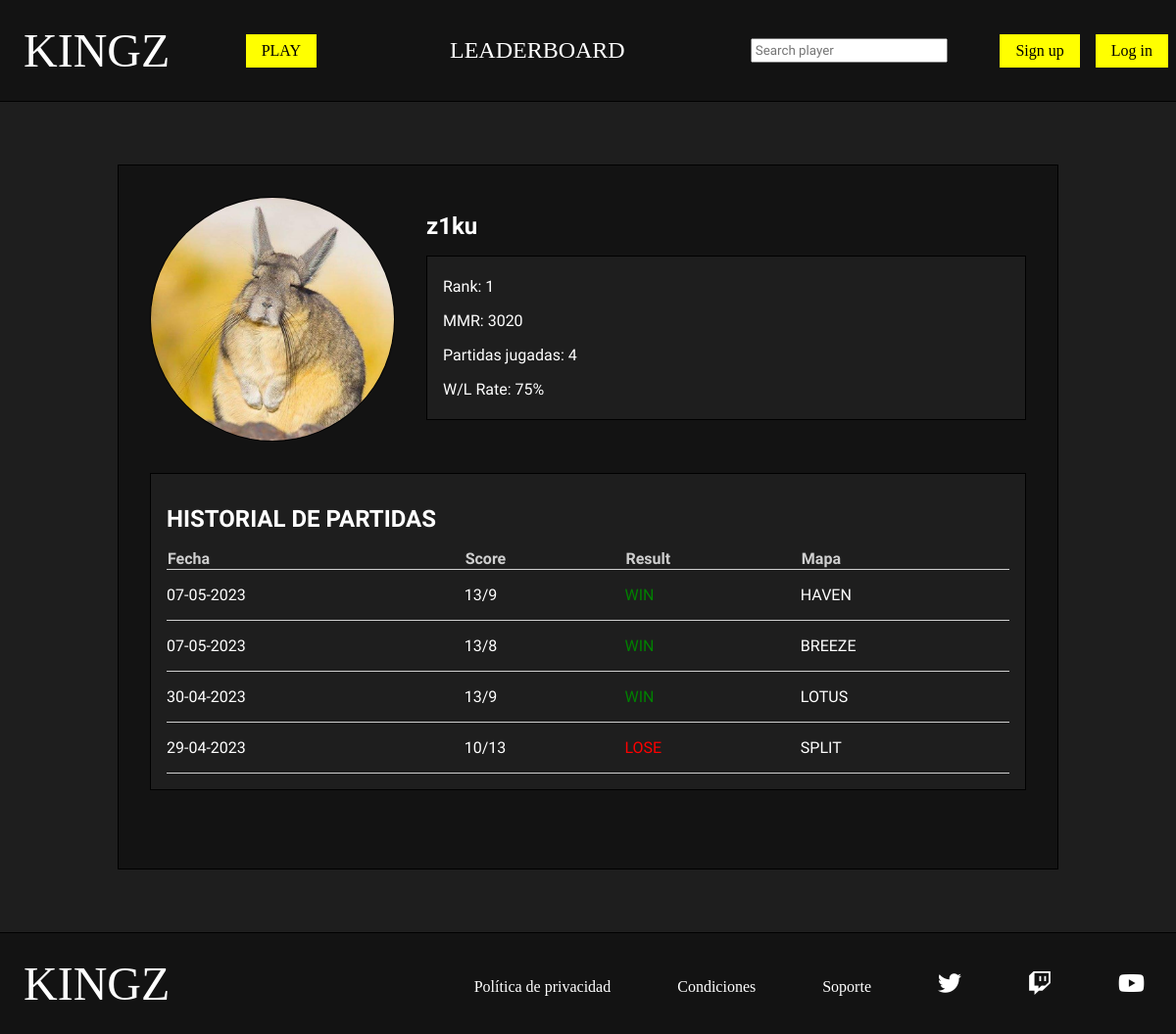
Page /php/ver_perfil.php?id_player=1 on the committed database.
### tables this page shows
CREATE TABLE `usuario` (
  `id` bigint(20) UNSIGNED NOT NULL,
  `nick` varchar(20) NOT NULL,
  `pass` varchar(100) NOT NULL,
  `correo` varchar(50) DEFAULT NULL,
  `foto` varchar(50) DEFAULT NULL,
  `mmr` int(5) UNSIGNED DEFAULT NULL,
  `estado` tinyint(1) UNSIGNED DEFAULT NULL,
  `en_partida` tinyint(1) UNSIGNED DEFAULT NULL,
  `buscando` tinyint(1) UNSIGNED DEFAULT NULL
);

CREATE TABLE `partida` (
  `id` bigint(20) UNSIGNED NOT NULL,
  `resultado_a` int(2) UNSIGNED DEFAULT NULL,
  `resultado_b` int(2) UNSIGNED DEFAULT NULL,
  `fecha` date NOT NULL,
  `estado` tinyint(1) UNSIGNED NOT NULL,
  `id_mapa` bigint(20) UNSIGNED DEFAULT NULL
);

CREATE TABLE `mapa` (
  `id` bigint(20) UNSIGNED NOT NULL,
  `nombre` varchar(50) NOT NULL,
  `foto` varchar(50) NOT NULL,
  `estado` tinyint(1) UNSIGNED NOT NULL
);

### php/ver_perfil.php (the view, shortened to what this page needs)
<?php
    require_once "funciones.php";
?>
<!DOCTYPE html>
<html lang="en">
<head>
    <link rel="stylesheet" href="../css/estilos.css">
    <link rel="stylesheet" href="https://cdnjs.cloudflare.com/ajax/libs/font-awesome/6.2.0/css/all.min.css" />
</head>
<body>
    <?php
        if(isset($_SESSION['nick']) && isset($_SESSION['pass'])){
            $nick=$_SESSION['nick'];
            $pass=$_SESSION['pass'];
            $esAdmin=comprobarAdmin($nick,$pass);
            if($esAdmin){
                headerAdmin();
                $tipo_usu="admin";
            }else{
                headerPlayer();
                $tipo_usu="player";
            }
        }else{
            headerGuest();
            $tipo_usu="guest";
            $nick="";
        }
    ?>
    <main>
        <section id="perfil_jugador" class="seccion">
            <?php
                $id=$_GET['id_player'];
                $datos_jugador=jugador_por_id($id);
            ?>
            <div id="jugador">
                <?php
                    if($datos_jugador['foto']!=null){
                        echo "<img src=\"../img/jugador/$datos_jugador[foto]\">";
                    }else{
                        echo "<img src=\"../img/jugador/jugador.png\">";
                    }
                ?>
                <div id="datos_jugador">
                    <div id="cabecera_perfil_jugador">
                        <?php
                            echo "<h2>$datos_jugador[nick]</h2>";
                        ?>
                    </div>
                    <div id="estadisticas">
                        <div>
                            <?php
                                $rank=obtener_rank_jugador($id);
                                echo "<p>Rank: $rank</p>";
                                echo "<p>MMR: $datos_jugador[mmr]</p>";
                                $partidas_totales=partidas_totales($id);
                                if($partidas_totales>0){
                                    $partidas_ganadas=partidas_ganadas($id);
                                    $win_rate=($partidas_ganadas/$partidas_totales) * 100;
                                    $win_truncado = intval($win_rate);
                                    echo "<p>Partidas jugadas: $partidas_totales</p>";
                                    echo "<p>W/L Rate: $win_truncado%</p>";
                                }else{
                                    echo "<p>Partidas jugadas: 0</p>";
                                    echo "<p>W/L Rate: -</p>";
                                }
                            ?>
                        </div>
                    </div>
                </div>
            </div>
            <div id="historial_jugador">
                <?php
                    $historial=obtener_historial_partidas($id);
                ?>
                <h2>HISTORIAL DE PARTIDAS</h2>
                <table>
                    <thead>
                        <tr>
                            <th>Fecha</th>
                            <th>Score</th>
                            <th>Result</th>
                            <th>Mapa</th>
                        </tr>
                    </thead>
                    <tbody>
                        <?php
                            if($historial!=null){
                                for($i=0;$i<count($historial);$i++){
                                    $fecha=date("d-m-Y",strtotime($historial[$i]['fecha']));
                                    echo '<tr>
                                    <td>'.$fecha.'</td>
                                    <td>'.$historial[$i]['resultado_a'].'/'.$historial[$i]['resultado_b'].'</td>';
                                    if($historial[$i]['ganado']==true){
                                        echo '<td class="win">WIN</td>';
                                    }else{
                                        echo '<td class="lose">LOSE</td>';
                                    }
                                    echo '<td>'.$historial[$i]['mapa'].'</td>
                                    </tr>';
                                }
                            }
                        ?>
                    </tbody>
                </table>
            </div>
        </section>
    </main>
</body>
</html>

### css/estilos.css (style rules this page uses)
* { box-sizing: border-box; }
body { margin: 0%; background-color: #1e1e1e; font-family: 'Play', sans-serif; color: white; }
img { max-width: 100%; }
.seccion { width: 80%; margin: 4rem auto; min-height: 90vh; display: flex; flex-direction: column; }
#perfil_jugador { display: flex; flex-direction: column; background-color: #131313; border: 1px solid black; padding: 2rem; color: white; }
#cabecera_perfil_jugador { display: flex; align-items: center; justify-content: space-between; }
#perfil_jugador h2 { margin: 1rem 0; }
#jugador { display: flex; width: 100%; }
#jugador img { border: 1px solid black; width: 250px; height: 250px; object-fit: cover; margin-right: 2rem; border-radius: 100%; }
#datos_jugador { display: flex; flex-direction: column; width: 100%; }
#estadisticas { display: flex; flex-wrap: wrap; background-color: #1e1e1e; padding: 0.3rem 1rem; border: 1px solid black; }
#historial_jugador { margin-top: 2rem; padding: 1rem; background-color: #1e1e1e; border: 1px solid black; }
#historial_jugador table { border-collapse: collapse; width: 100%; }
#historial_jugador tr { border-bottom: 1px solid #cfcfcf; }
#historial_jugador td { padding: 1rem 0; }
#historial_jugador th { text-align: start; color: #cfcfcf; }
.win { color: green; }
.lose { color: red; }

### rows in the picture
usuario: foto (picture), nick "z1ku", mmr "3020"
partida: fecha "07-05-2023", resultado_a "13", resultado_b "9", shows "WIN", id_mapa.nombre "HAVEN"
partida: fecha "07-05-2023", resultado_a "13", resultado_b "8", shows "WIN", id_mapa.nombre "BREEZE"
partida: fecha "30-04-2023", resultado_a "13", resultado_b "9", shows "WIN", id_mapa.nombre "LOTUS"
partida: fecha "29-04-2023", resultado_a "10", resultado_b "13", shows "LOSE", id_mapa.nombre "SPLIT"

### other values in the picture
$rank "1"
$partidas_totales "4"
$win_truncado "75"
